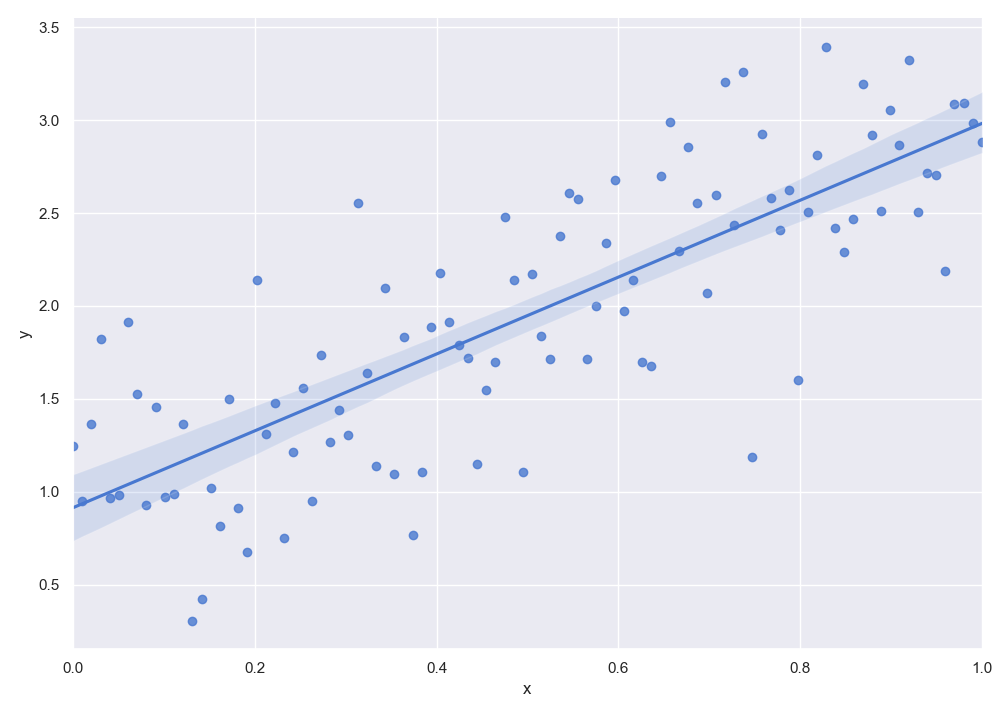

This chart was generated by the following Python code:
import matplotlib.pyplot as plt
import numpy as np
import pandas as pd
import seaborn as sns


sns.set(style="darkgrid", palette="muted")


def simulate_linear_data(
    start, stop, N, beta_0, beta_1, eps_mean, eps_sigma_sq
):
    """
    Simulate a random dataset using a noisy
    linear process.

    Parameters
    ----------
    N: `int`
        Number of data points to simulate
    beta_0: `float`
        Intercept
    beta_1: `float`
        Slope of univariate predictor, X

    Returns
    -------
    df: `pd.DataFrame`
        A DataFrame containing the x and y values.
    """
    # Create a pandas DataFrame with column 'x' containing
    # N uniformly sampled values between 0.0 and 1.0
    df = pd.DataFrame(
        {"x": 
            np.linspace(start, stop, num=N)
        }
    )
    # Use a linear model (y ~ beta_0 + beta_1*x + epsilon) to 
    # generate a column 'y' of responses based on 'x'
    df["y"] = beta_0 + beta_1*df["x"] + np.random.RandomState(s).normal(
        eps_mean, eps_sigma_sq, N
    )
    return df


def plot_simulated_data(df):
    """
    Plot the simulated data with sns.lmplot()

    Parameters
    ----------
    df: `pd.DataFrame`
        A DataFrame containing the x and y values.
    """
    # Plot the data, and a frequentist linear regression fit
    # using the seaborn package
    sns.lmplot(x="x", y="y", data=df, height=10)
    plt.xlim(0.0, 1.0)
    plt.show()


if __name__ == "__main__":
    # These are our "true" parameters
    beta_0 = 1.0  # Intercept
    beta_1 = 2.0  # Slope

    # Simulate 100 data points between 0 and 1, with a variance of 0.5
    start = 0
    stop = 1
    N = 100
    eps_mean = 0.0
    eps_sigma_sq = 0.5

    # Fix Random Seed
    s = 42

    # Simulate the "linear" data using the above parameters
    df = simulate_linear_data(
        start, stop, N, beta_0, beta_1, eps_mean, eps_sigma_sq
    )
    # Plot the simulated data
    plot_simulated_data(df)
